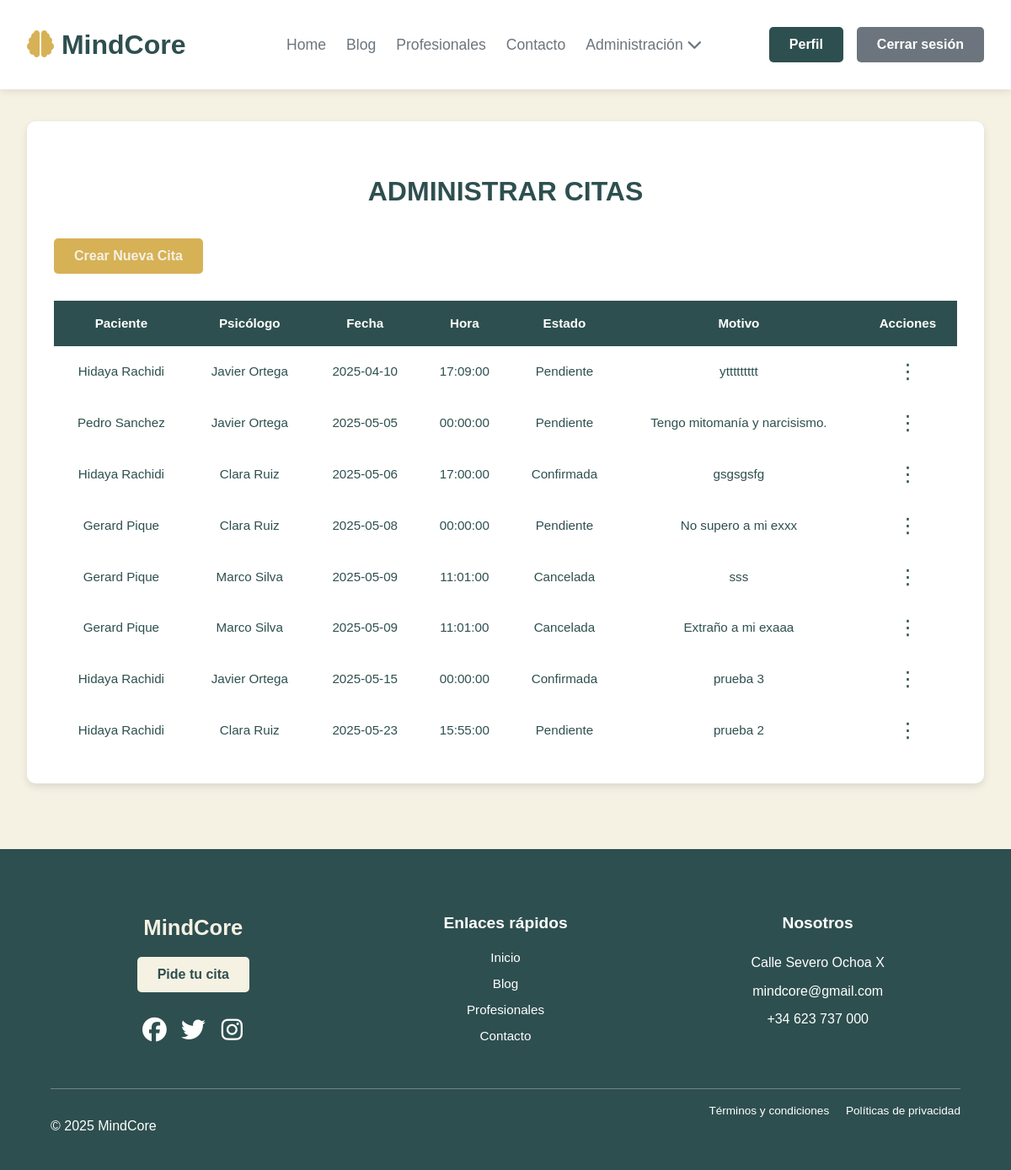
Before: /citas_admin.php (signed in) with the older database file.
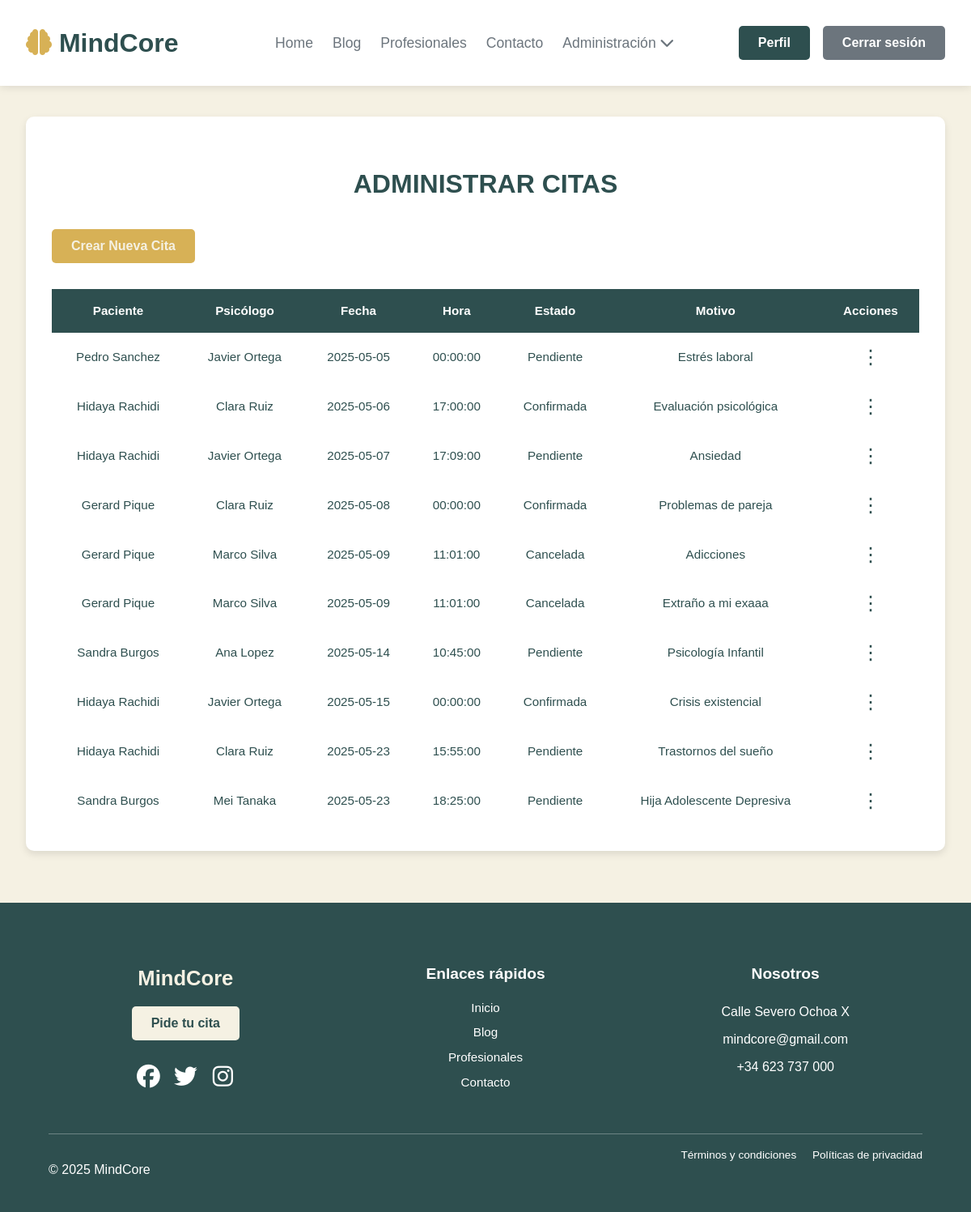
After: the same page with the newer database file.
### tables this page shows
CREATE TABLE `citas` (
  `id` int(11) NOT NULL,
  `idUser` int(11) DEFAULT NULL,
  `id_psicologo` int(11) DEFAULT NULL,
  `fecha` date NOT NULL,
  `hora` time NOT NULL,
  `estado` enum('pendiente','confirmada','cancelada') DEFAULT 'pendiente',
  `motivo` text DEFAULT NULL
);

CREATE TABLE `users_data` (
  `idUser` int(11) NOT NULL,
  `nombre` varchar(100) NOT NULL,
  `apellidos` varchar(100) DEFAULT NULL,
  `fecha_nacimiento` date DEFAULT NULL,
  `sexo` enum('masculino','femenino','otro') DEFAULT NULL,
  `direccion` varchar(255) DEFAULT NULL,
  `telefono` varchar(20) DEFAULT NULL
);

### citas_admin.php (the view, shortened to what this page needs)
<?php
include("database/conexion.php");
$sql = "SELECT c.id, c.fecha, c.hora, c.estado, c.motivo,
               d.nombre AS paciente_nombre, d.apellidos AS paciente_apellidos,
               p.nombre AS psicologo_nombre, p.apellidos AS psicologo_apellidos
        FROM citas c
        JOIN users_data d ON c.idUser = d.idUser
        JOIN users_data p ON c.id_psicologo = p.idUser
        ORDER BY c.fecha ASC, c.hora ASC";
$resultado = $conexion->query($sql);
$editando = false;
?>
<!DOCTYPE html>
<html lang="es">
<head>
    <link rel="stylesheet" href="css/style.css">
</head>
<body>
    <?php
    $pagina_actual = 'citas_admin';
    include("includes/header.php");
    ?>
    <section class="admin-wrap">
        <div class="admin-container">
            <h2>Administrar Citas</h2>
            <?php if (!$editando): ?>
                <button onclick="toggleCrearCita()" class="btn6">Crear Nueva Cita</button>
            <?php endif; ?>
            <div class="tabla-admin">
                <table>
                    <thead>
                        <tr>
                            <th>Paciente</th>
                            <th>Psicólogo</th>
                            <th>Fecha</th>
                            <th>Hora</th>
                            <th>Estado</th>
                            <th>Motivo</th>
                            <th>Acciones</th>
                        </tr>
                    </thead>
                    <tbody>
                        <?php while ($row = $resultado->fetch_assoc()): ?>
                            <tr>
                                <td><?= htmlspecialchars($row["paciente_nombre"] . " " . $row["paciente_apellidos"]) ?></td>
                                <td><?= htmlspecialchars($row["psicologo_nombre"] . " " . $row["psicologo_apellidos"]) ?>
                                </td>
                                <td><?= htmlspecialchars($row["fecha"]) ?></td>
                                <td><?= htmlspecialchars($row["hora"]) ?></td>
                                <td><?= htmlspecialchars(ucfirst($row["estado"])) ?></td>
                                <td><?= htmlspecialchars($row["motivo"]) ?></td>
                                <td style="position: relative;">
                                    <button class="btn-acciones" onclick="toggleMenu(this)">⋮</button>
                                </td>
                            </tr>
                        <?php endwhile; ?>
                    </tbody>
                </table>
            </div>
        </div>
    </section>
    <?php include("includes/footer.php"); ?>
</body>
</html>

### includes/header.php (shortened to what this page needs)
<header>
  <nav class="navbar scrolling">
    <div class="navbar_left">
      <div class="logo">
        <a href="index.php"><i class="fa-solid fa-brain"></i> MindCore</a>
      </div>
    </div>
    <div class="navbar_center">
      <ul class="nav-links">
        <li><a href="index.php" class="<?php echo ($pagina_actual == 'inicio') ? 'activo' : ''; ?>">Home</a></li>
        <li><a href="blog.php" class="<?php echo ($pagina_actual == 'blog') ? 'activo' : ''; ?>">Blog</a></li>
        <li><a href="profesionales.php" class="<?php echo ($pagina_actual == 'profesionales') ? 'activo' : ''; ?>">Profesionales</a></li>
        <li><a href="contacto.php" class="<?php echo ($pagina_actual == 'contacto') ? 'activo' : ''; ?>">Contacto</a></li>
        <?php if (isset($_SESSION["idUser"]) && $_SESSION["tipo"] === 'admin'): ?>
          <li class="submenu">
            <a href="#" class="submenu-toggle">Administración <i class="fa-solid fa-chevron-down"></i></a>
          </li>
        <?php endif; ?>
      </ul>
    </div>
    <div class="navbar_right">
      <div class="nav-buttons">
        <?php if (isset($_SESSION["idUser"])): ?>
          <button class="btn" onclick="location.href='perfil.php'">Perfil</button>
          <button class="btn3" onclick="location.href='logout.php'">Cerrar sesión</button>
        <?php else: ?>
          <button class="btn2" onclick="location.href='login.php'">Iniciar sesión</button>
          <button class="btn" onclick="location.href='registro.php'">Regístrate</button>
        <?php endif; ?>
      </div>
    </div>
  </nav>
</header>

### includes/footer.php
<footer class="footer">
  <div class="footer-grid">
    <div class="footer-col izquierda">
      <h3 class="footer-logo">MindCore</h3>
      <button class="btn btn4" onclick="location.href='contacto.php#cita'">Pide tu cita</button>
      <ul class="footer-social">
        <li><a href="https://facebook.com" target="_blank"><i class="fab fa-facebook"></i></a></li>
        <li><a href="https://twitter.com" target="_blank"><i class="fab fa-twitter"></i></a></li>
        <li><a href="https://instagram.com" target="_blank"><i class="fab fa-instagram"></i></a></li>
      </ul>
    </div>
    <div class="footer-col centro">
      <h4>Enlaces rápidos</h4>
      <ul class="footer-links">
        <li><a href="index.php">Inicio</a></li>
        <li><a href="blog.php">Blog</a></li>
        <li><a href="profesionales.php">Profesionales</a></li>
        <li><a href="contacto.php">Contacto</a></li>
      </ul>
    </div>
    <div class="footer-col derecha">
      <h4>Nosotros</h4>
      <p>Calle Severo Ochoa X</p>
      <p>mindcore@gmail.com</p>
      <p>+34 623 737 000</p>
    </div>
  </div>
  <hr>
  <div class="footer-bottom">
    <p>&copy; 2025 MindCore</p>
    <div class="footer-bottom-links">
      <a href="#">Términos y condiciones</a>
      <a href="#">Políticas de privacidad</a>
    </div>
  </div>
</footer>

Changed rows visible on the page:
changed citas "Pedro Sanchez": motivo "Tengo mitomanía y narcisismo." → "Estrés laboral"
changed citas: motivo "gsgsgsfg" → "Evaluación psicológica"
changed citas: fecha "2025-04-10" → "2025-05-07"; motivo "yttttttttt" → "Ansiedad"; moves down the list
changed citas: estado "Pendiente" → "Confirmada"; motivo "No supero a mi exxx" → "Problemas de pareja"
changed citas: motivo "sss" → "Adicciones"
added citas: idUser.apellidos "Sandra Burgos", users_data.nombre+apellidos "Ana Lopez", fecha "2025-05-14", hora "10:45:00", estado "Pendiente", motivo "Psicología Infantil"
changed citas: motivo "prueba 3" → "Crisis existencial"
changed citas: motivo "prueba 2" → "Trastornos del sueño"
added citas: idUser.apellidos "Sandra Burgos", users_data.nombre+apellidos "Mei Tanaka", fecha "2025-05-23", hora "18:25:00", estado "Pendiente", motivo "Hija Adolescente Depresiva"
